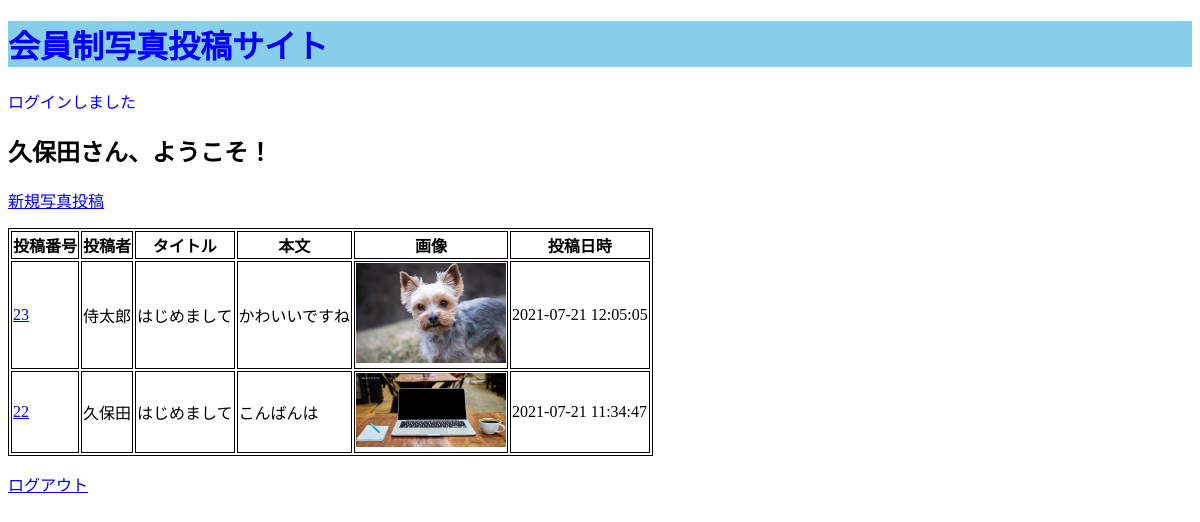
The app's page /top.php (signed in) with its own data.
### tables this page shows
CREATE TABLE `posts` (
  `id` int(11) NOT NULL AUTO_INCREMENT,
  `user_id` int(11) NOT NULL,
  `title` varchar(255) NOT NULL,
  `content` varchar(255) NOT NULL,
  `image` varchar(255) NOT NULL,
  `created_at` timestamp NOT NULL DEFAULT CURRENT_TIMESTAMP ON UPDATE CURRENT_TIMESTAMP,
  PRIMARY KEY (`id`),
  KEY `user_id` (`user_id`),
  CONSTRAINT `posts_ibfk_1` FOREIGN KEY (`user_id`) REFERENCES `users` (`id`) ON DELETE CASCADE ON UPDATE CASCADE
);

CREATE TABLE `users` (
  `id` int(11) NOT NULL AUTO_INCREMENT,
  `name` varchar(255) NOT NULL,
  `email` varchar(255) NOT NULL,
  `password` varchar(255) NOT NULL,
  `created_at` timestamp NOT NULL DEFAULT CURRENT_TIMESTAMP,
  PRIMARY KEY (`id`),
  UNIQUE KEY `email` (`email`)
);

### top.php (called while the page is built, shortened)
<?php
    require_once 'models/Post.php';
    $login_user = $_SESSION['login_user'];
    $flash_message = $_SESSION['flash_message'];
    $posts = Post::all();
    include_once 'views/top_view.php';

### models/Post.php (called while the page is built, shortened)
<?php
    class Post extends Model{
        public static function all(){
            try {
                $pdo = self::get_connection();
                $stmt = $pdo->query('SELECT posts.id, users.name, posts.title, posts.content, posts.image, posts.created_at FROM posts JOIN users ON posts.user_id = users.id ORDER BY posts.id desc');
                $stmt->setFetchMode(PDO::FETCH_CLASS|PDO::FETCH_PROPS_LATE, 'Post');
                $posts = $stmt->fetchAll();
                return $posts;
            } catch (PDOException $e) {
                return 'PDO exception: ' . $e->getMessage();
            }
        }
    }

### views/top_view.php (the view, shortened to what this page needs)
<!DOCTYPE html>
<html lang="ja">
    <head>
        <link rel="stylesheet" href="style.css">
    </head>
    <body>
        <h1>会員制写真投稿サイト</h1>
        <?php if($flash_message !== null): ?>
        <P class="message"><?= $flash_message ?></P>
        <?php endif; ?>
        <h2><?= $login_user->name ?>さん、ようこそ！</h2>
        <p><a href="post_create.php">新規写真投稿</a></p>
        <?php if(count($posts)=== 0): ?>
        <P>まだ投稿は1件もありません</P>
        <?php else: ?>
        <table>
            <tr>
                <th>投稿番号</th>
                <th>投稿者</th>
                <th>タイトル</th>
                <th>本文</th>
                <th>画像</th>
                <th>投稿日時</th>
            </tr>
            <?php foreach($posts as $post): ?>
            <tr>
                <td><a href="show.php?id=<?= $post->id ?>"><?= $post->id ?></a></td>
                <td><?= $post->name ?></td>
                <td><?= $post->title ?></td>
                <td><?= $post->content ?></td>
                <td><img src="upload/<?= $post->image ?>" alt="<?= $post->image ?>"></td>
                <td><?= $post->created_at ?></td>
            </tr>
            <?php endforeach; ?>
        </table>
        <?php endif; ?>
        <p><a href="logout.php">ログアウト</a></p>
    </body>
</html>

### style.css (style rules this page uses)
h1 { color: blue; background-color: skyblue; }
.message { color: blue; }
table, tr, th, td { border: solid 1px; }
td img { width: 150px; }

### records on screen
posts: id "23", user.name "侍太郎", title "はじめまして", content "かわいいですね", image (picture), created_at "2021-07-21 12:05:05"
posts: id "22", user.name "久保田", title "はじめまして", content "こんばんは", image (picture), created_at "2021-07-21 11:34:47"

### other values on screen
$flash_message "ログインしました"
$login_user->name "久保田"
